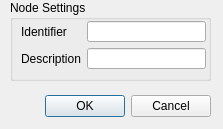
<?xml version="1.0" encoding="UTF-8"?>
<ui version="4.0">
 <class>CreateNodeDialog</class>
 <widget class="QDialog" name="CreateNodeDialog">
  <property name="geometry">
   <rect>
    <x>0</x>
    <y>0</y>
    <width>223</width>
    <height>129</height>
   </rect>
  </property>
  <property name="sizePolicy">
   <sizepolicy hsizetype="Fixed" vsizetype="Fixed">
    <horstretch>0</horstretch>
    <verstretch>0</verstretch>
   </sizepolicy>
  </property>
  <property name="windowTitle">
   <string>Create Node...</string>
  </property>
  <widget class="QGroupBox" name="groupBox">
   <property name="geometry">
    <rect>
     <x>10</x>
     <y>0</y>
     <width>201</width>
     <height>81</height>
    </rect>
   </property>
   <property name="title">
    <string>Node Settings</string>
   </property>
   <widget class="QWidget" name="layoutWidget">
    <property name="geometry">
     <rect>
      <x>11</x>
      <y>21</y>
      <width>185</width>
      <height>48</height>
     </rect>
    </property>
    <layout class="QFormLayout" name="formLayout">
     <item row="0" column="0">
      <widget class="QLabel" name="label">
       <property name="text">
        <string>Identifier</string>
       </property>
      </widget>
     </item>
     <item row="0" column="1">
      <widget class="QLineEdit" name="identifierText"/>
     </item>
     <item row="1" column="0">
      <widget class="QLabel" name="label_2">
       <property name="text">
        <string>Description</string>
       </property>
      </widget>
     </item>
     <item row="1" column="1">
      <widget class="QLineEdit" name="descriptionText"/>
     </item>
    </layout>
   </widget>
  </widget>
  <widget class="QDialogButtonBox" name="buttonBox">
   <property name="geometry">
    <rect>
     <x>40</x>
     <y>90</y>
     <width>171</width>
     <height>32</height>
    </rect>
   </property>
   <property name="orientation">
    <enum>Qt::Horizontal</enum>
   </property>
   <property name="standardButtons">
    <set>QDialogButtonBox::Cancel|QDialogButtonBox::Ok</set>
   </property>
   <property name="centerButtons">
    <bool>false</bool>
   </property>
  </widget>
 </widget>
 <resources/>
 <connections>
  <connection>
   <sender>buttonBox</sender>
   <signal>accepted()</signal>
   <receiver>CreateNodeDialog</receiver>
   <slot>accept()</slot>
   <hints>
    <hint type="sourcelabel">
     <x>248</x>
     <y>254</y>
    </hint>
    <hint type="destinationlabel">
     <x>157</x>
     <y>274</y>
    </hint>
   </hints>
  </connection>
  <connection>
   <sender>buttonBox</sender>
   <signal>rejected()</signal>
   <receiver>CreateNodeDialog</receiver>
   <slot>reject()</slot>
   <hints>
    <hint type="sourcelabel">
     <x>316</x>
     <y>260</y>
    </hint>
    <hint type="destinationlabel">
     <x>286</x>
     <y>274</y>
    </hint>
   </hints>
  </connection>
  <connection>
   <sender>identifierText</sender>
   <signal>textChanged(QString)</signal>
   <receiver>CreateNodeDialog</receiver>
   <slot>identifierChanged(QString)</slot>
   <hints>
    <hint type="sourcelabel">
     <x>142</x>
     <y>31</y>
    </hint>
    <hint type="destinationlabel">
     <x>111</x>
     <y>64</y>
    </hint>
   </hints>
  </connection>
 </connections>
 <slots>
  <slot>identifierChanged(QString)</slot>
 </slots>
</ui>
